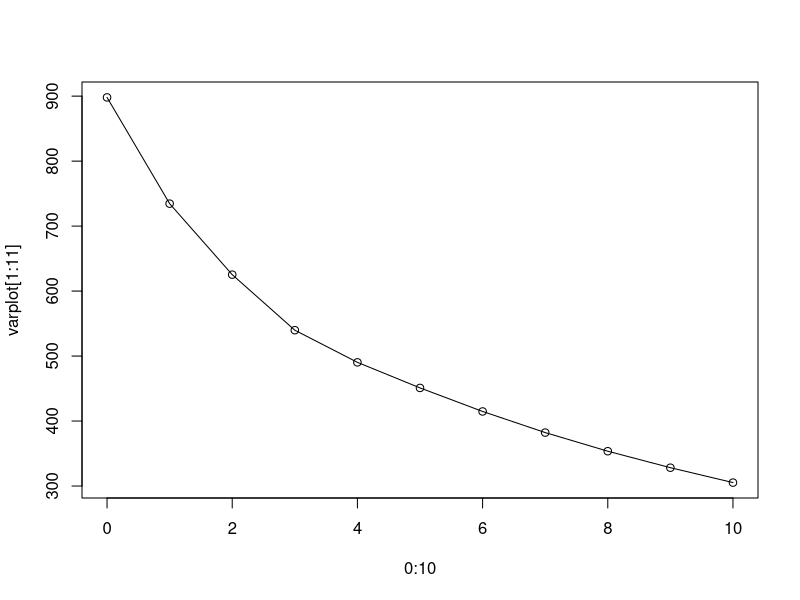
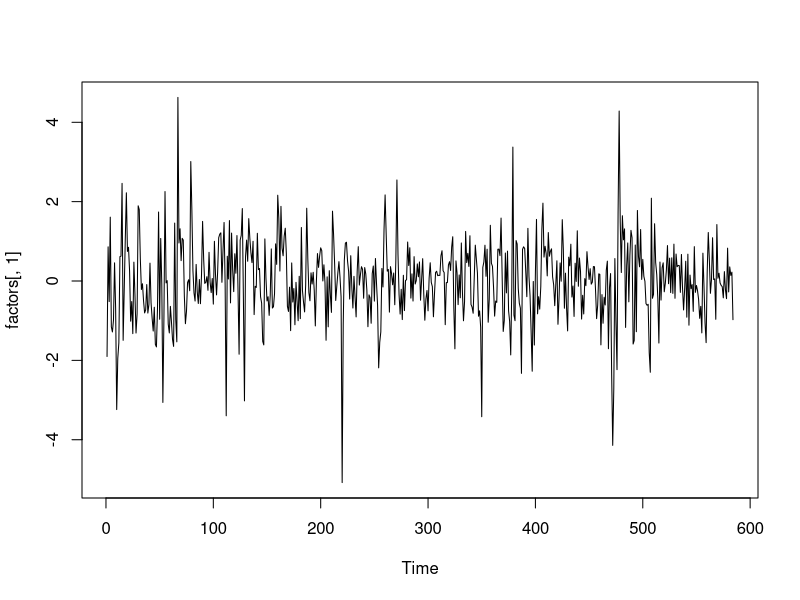
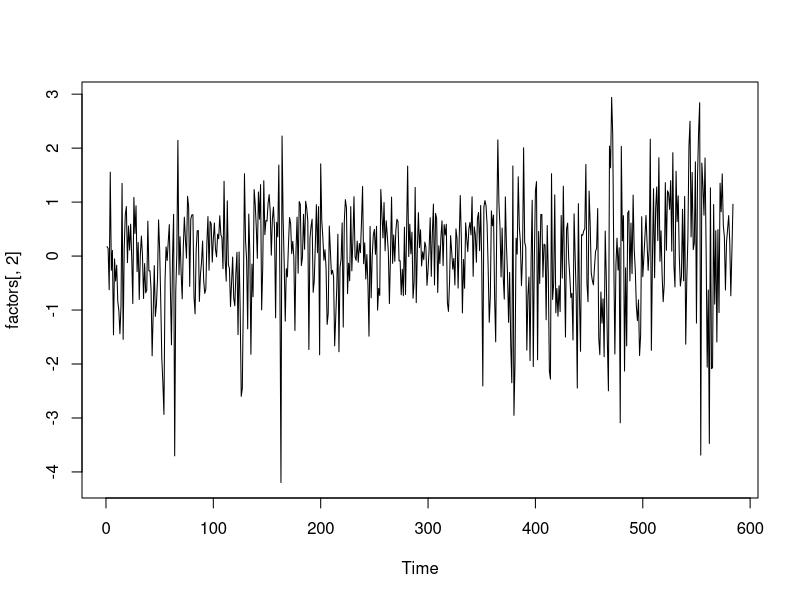
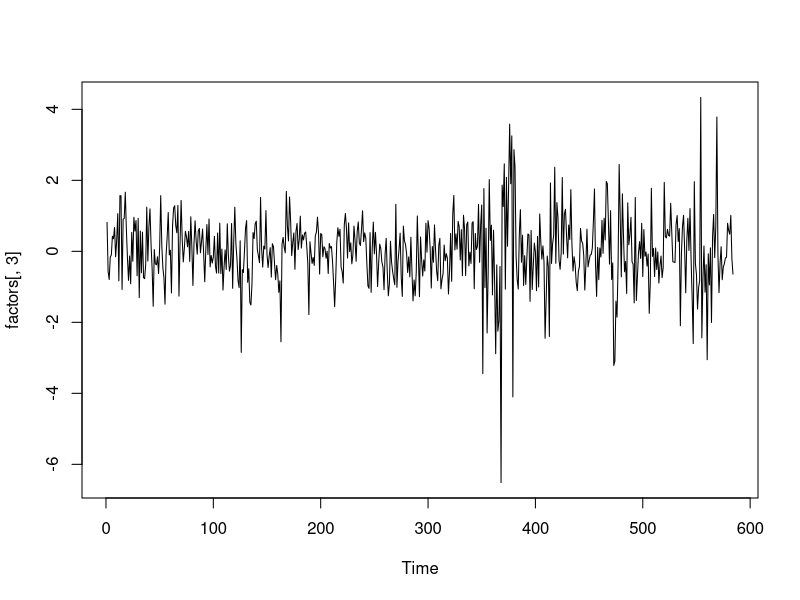

Write the R code that produced these figures, in order.
library(tseries)

repkpss <- function(x,test=c("Level","Trend"),dmax=5,level=0.05) {
  diff <- 0
  while (diff<=dmax) {
    suppressWarnings  (  results  <-  kpss.test(x,null="Level")  )
    if   (results$p.value>=level) 
      return(c(diff,"Level",round(results$statistic,digits=3),round(results$p.value,digits=3)))
    if (test == "Trend") {
      suppressWarnings(  results  <-  kpss.test(x,null="Trend")  )
      if (results$p.value>=level) 
        return(c(diff,"Trend",round(results$statistic,digits=3),round(results$p.value,digits=3)))
    }
    diff <- diff + 1
    x    <- diff(x)
  }
  return(c(NaN,NaN,NaN,NaN))
}


context1 <- read.csv('49_Industry_Portfolios.CSV')
head(context1)
for(j in 2:50){
  suppressWarnings(pval <- kpss.test(context1[,j],null="Level")$p.value)
  print(c(j,colnames(context1)[j],pval))
}
pca <- prcomp(context1[,2:50])
eigen <- pca$sdev^2
varplot <- sum(eigen)-cumsum(eigen) 
plot(0:10,varplot[1:11])
lines(0:10,varplot[1:11])
factors <- pca$x[,1:3]
for(j in 1:3)factors[,j] <- factors[,j]/sd(factors[,j])

ts.plot(factors[,1])
ts.plot(factors[,2])
ts.plot(factors[,3])
